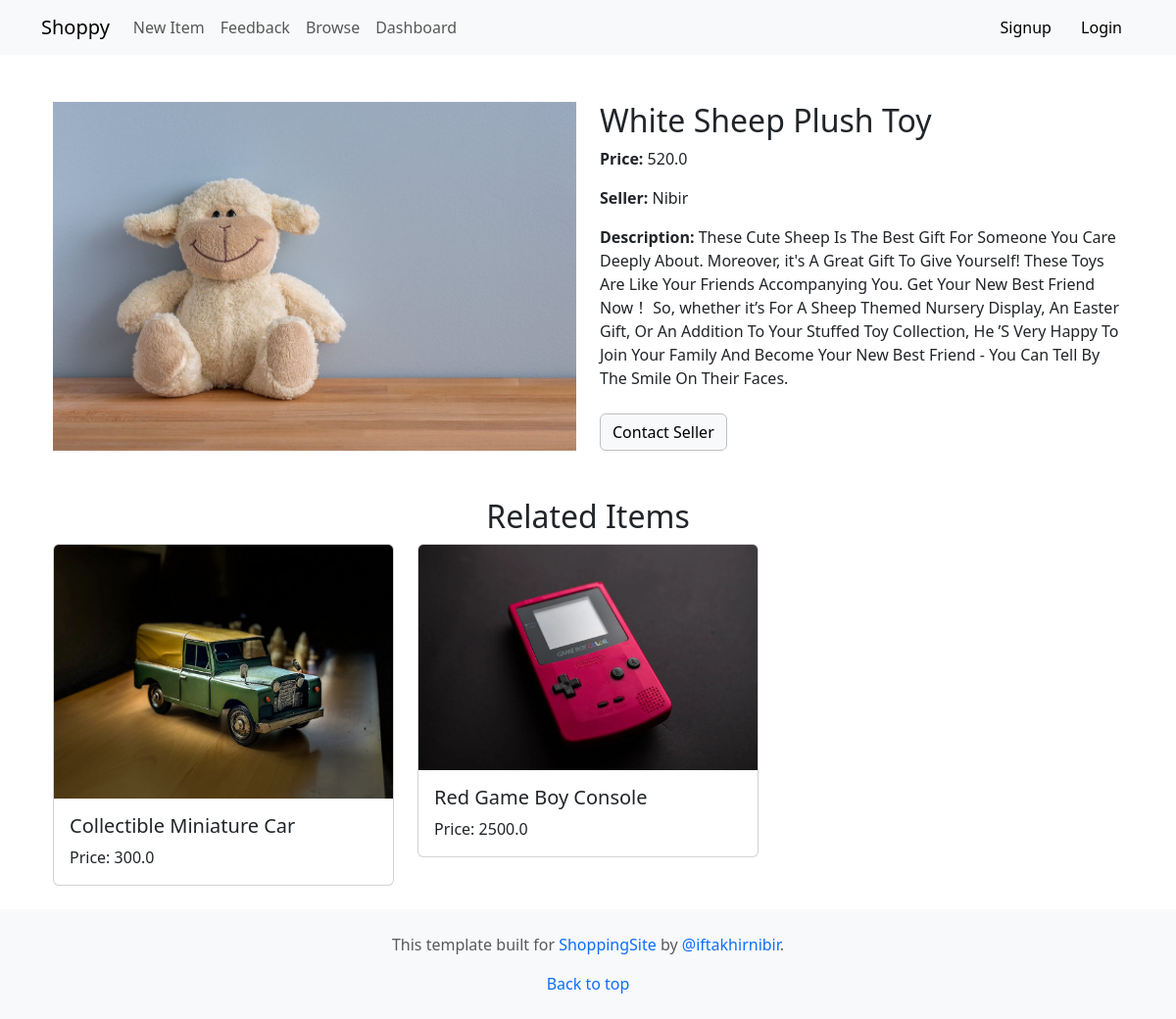
Page /items/1/ on the committed database.
### item/models.py (models this page shows, shortened)
class Item(models.Model):
    category = models.ForeignKey(Category, related_name='items', on_delete=models.CASCADE) #It's a foreign key field, which means it will establish a link between Item and Category models. An item will be associated with a category."related_name='items'":It means that we can access all items associated with a category using category.items.all(). 'on_delete=models.CASCADE': which means that when a Category is deleted, all associated Item records will also be deleted.
    name = models.CharField(max_length=255)
    description = models.TextField(blank=True, null=True)
    price = models.FloatField()
    image = models.ImageField(upload_to='item_images', blank=True, null=True) #Django will created the uploaded folder for us if it doesn't exist. In case the user doesn't want to provide an image so black = True and null = True
    is_sold = models.BooleanField(default=False)
    created_by = models.ForeignKey(User, related_name='items', on_delete=models.CASCADE)
    created_at = models.DateTimeField(auto_now_add=True)

### item/views.py (the view)
# urls.py: path('<int:pk>/', views.detail, name='detail'),
def detail(request, pk):
    item = get_object_or_404(Item, pk=pk) #Django will give us a 404 error if this object doesn't exist in the database. Left pk(primary key) is the primary key of the model itself and right pk is the one we get from the url
    related_items = Item.objects.filter(category=item.category, is_sold=False).exclude(pk=pk)[0:3]
    return render(request, 'detail.html', {
        'item': item,
        'related_items': related_items
    })

### item/templates/detail.html (shortened to what this page needs)
{% extends 'base.html' %}
{% block content %}
<div class="container mt-5">
    <div class="row">
        <div class="col-md-6">
            <img src="{{ item.image.url }}" alt="Image" class="img-fluid">
        </div>
        <div class="col-md-6">
            <h2>{{ item.name }}</h2>
            <p><strong>Price: </strong>{{ item.price }}</p>
            <p><strong>Seller: </strong>{{ item.created_by.username }}</p>
            {% if item.description %}
            <p><strong>Description: </strong>{{ item.description }}</p>
            {% endif %}
            <div class="mt-4">
                {% if request.user == item.created_by %}
                <a style="border: 1px solid #C0C0C0;" href="{% url 'item:edit' item.id %}" class="btn btn-light"><sub><ion-icon name="create-outline" style="font-size: 20px;"></ion-icon></sub> Edit</a>
                <a style="border: 1px solid #C0C0C0;" href="{% url 'item:delete' item.id %}" class="btn btn-light"><sub><ion-icon name="close-circle-outline" style="font-size: 20px;"></ion-icon></sub> Delete</a>
                {% else %}
                <a style="border: 1px solid #C0C0C0;" href="{% url 'conversation:new' item.id %}" class="btn btn-light"><sub></sub> Contact Seller</a>
                {% endif %}
            </div>
        </div>
    </div>
    <h2 class="mt-5 text-center">Related Items</h2>
    <div class="row">
        {% for related_item in related_items %}
        <div class="col-md-4">
            <a href="{% url 'item:detail' related_item.id %}" class="text-decoration-none">
                <div class="card mb-4">
                    <img src="{{ related_item.image.url }}" class="card-img-top" alt="{{ related_item.name }}">
                    <div class="card-body">
                        <h5 class="card-title">{{ related_item.name }}</h5>
                        <p class="card-text">Price: {{ related_item.price }}</p>
                    </div>
                </div>
            </a>
        </div>
        {% endfor %}
    </div>
</div>
{% endblock %}

### rows in the picture
Item: image (picture), name "White Sheep Plush Toy", price "520.0", created_by.username "Nibir", description "These Cute Sheep Is The Best Gift For Someone You Care Deeply About. Moreover, it's A Great Gift To Give Yourself! These Toys Are Like Your Friends Accompanying You. Get Your New Best Friend Now！ So, whether it’s For A Sheep Themed Nursery Display, An Easter Gift, Or An Addition To Your Stuffed Toy Collection, He ’S Very Happy To Join Your Family And Become Your New Best Friend - You Can Tell By The Smile On Their Faces."
Item: image (picture), name "Collectible Miniature Car", price "300.0"
Item: image (picture), name "Red Game Boy Console", price "2500.0"
